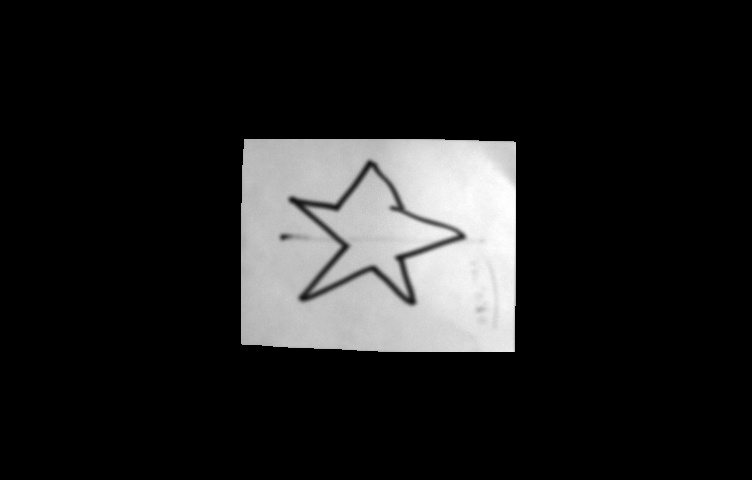
#> input picture masked_image.jpg, 752 x 480 px
$ python transform_image.py
#> lines starting #> are read from the running program, lines starting #| are printed output that depends on the picture; after the words box and inside, x2 and y2 are one past the last pixel; in counts of white or black regions, pixels touching at a corner belong together
import cv2
import numpy as np

# Load the masked image (assumes the background is black, and the paper is white)
masked_image = cv2.imread("masked_image.jpg")
#> masked_image is the input picture: shape (480, 752, 3); min 0, max 255, mean 31.9
gray = cv2.cvtColor(masked_image, cv2.COLOR_BGR2GRAY)

# Threshold to ensure binary mask
_, binary_mask = cv2.threshold(gray, 1, 255, cv2.THRESH_BINARY)
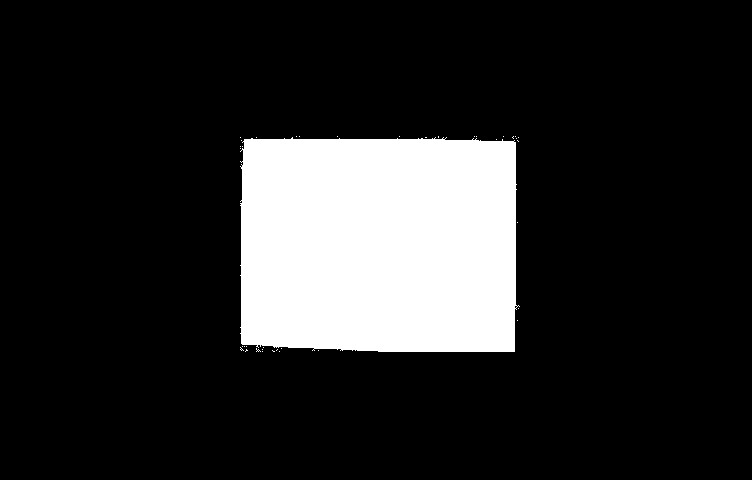
#> binary_mask: shape (480, 752); 16% white; 39 white regions (38 under 20 px)


contours, _ = cv2.findContours(binary_mask, cv2.RETR_EXTERNAL, cv2.CHAIN_APPROX_SIMPLE)
#> contours = 39 contours, 38 with area under 20; largest, box (x1, y1, x2, y2) and area: (240, 137, 520, 352) 57360

# Find the largest contour (assumes the paper is the largest object)
if contours:
    largest_contour = max(contours, key=cv2.contourArea)
#> largest_contour = contour of 176 points, box (x1, y1, x2, y2) (240, 137, 520, 352), area 57360
else:
    print("No contours found in the mask!")
    exit()

hull = cv2.convexHull(largest_contour)
#> hull = contour of 18 points, box (x1, y1, x2, y2) (240, 137, 520, 352), area 58824

# Approximate the convex hull as a quadrilateral
epsilon = 0.02 * cv2.arcLength(hull, True)  # Adjust epsilon as needed
#> epsilon = 19.21
approx = cv2.approxPolyDP(hull, epsilon, True)
#> approx = [[514, 140], [514, 351], [241, 343], [244, 139]]

# If we don't get exactly 4 corners, force a quadrilateral
if len(approx) < 4:
    print(f"Only {len(approx)} points detected; forcing quadrilateral.")
    rect = cv2.boundingRect(hull)
    x, y, w, h = rect
    approx = np.array([
        [x, y],
        [x + w, y],
        [x + w, y + h],
        [x, y + h]
    ]).reshape(-1, 1, 2)

# Ensure we have exactly 4 points for perspective transform
points = approx.reshape(-1, 2)
#> points = [[514, 140], [514, 351], [241, 343], [244, 139]]
if len(points) > 4:
    # Keep only the most extreme points (convex hull ensures correctness)
    points = cv2.convexHull(points, returnPoints=True).squeeze()

# Order the points to ensure a consistent mapping
def order_points(pts):
    rect = np.zeros((4, 2), dtype="float32")
    s = pts.sum(axis=1)
#> s = [654, 865, 584, 383]
    rect[0] = pts[np.argmin(s)]  # Top-left
    rect[2] = pts[np.argmax(s)]  # Bottom-right
    diff = np.diff(pts, axis=1)
#> diff = [-374, -163, 102, -105]
    rect[1] = pts[np.argmin(diff)]  # Top-right
    rect[3] = pts[np.argmax(diff)]  # Bottom-left
    return rect

ordered_points = order_points(points)
#> ordered_points = [[244, 139], [514, 140], [514, 351], [241, 343]]

# Define destination points for the 1000x1000 square
dst = np.array([
    [0, 0],
    [1100, 0],
    [1100, 850],
    [0, 850]
], dtype="float32")

# Compute the perspective transformation matrix
matrix = cv2.getPerspectiveTransform(ordered_points, dst)
#> matrix = [[4.38, 0.0644, -1077.7], [-0.0162, 4.38, -605], [0.00013, 5.86e-05, 1]]

# Perform the perspective transformation
transformed_image = cv2.warpPerspective(masked_image, matrix, (1100, 850), borderValue=(255, 255, 255))
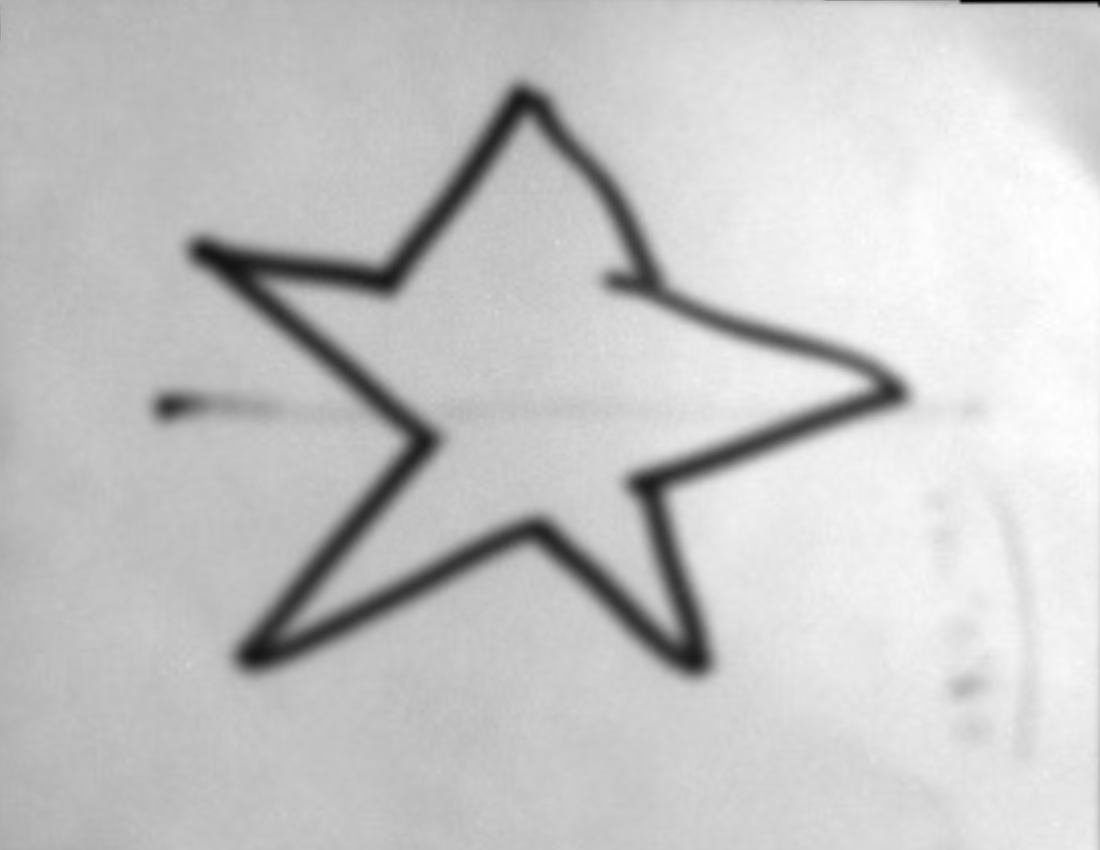
#> transformed_image: shape (850, 1100, 3); min 0, max 255, mean 198.5


# Save and display the transformed image
cv2.imshow("Transformed Image", transformed_image)
cv2.imwrite("transformed_image.png", transformed_image)
cv2.waitKey(0)
cv2.destroyAllWindows()
